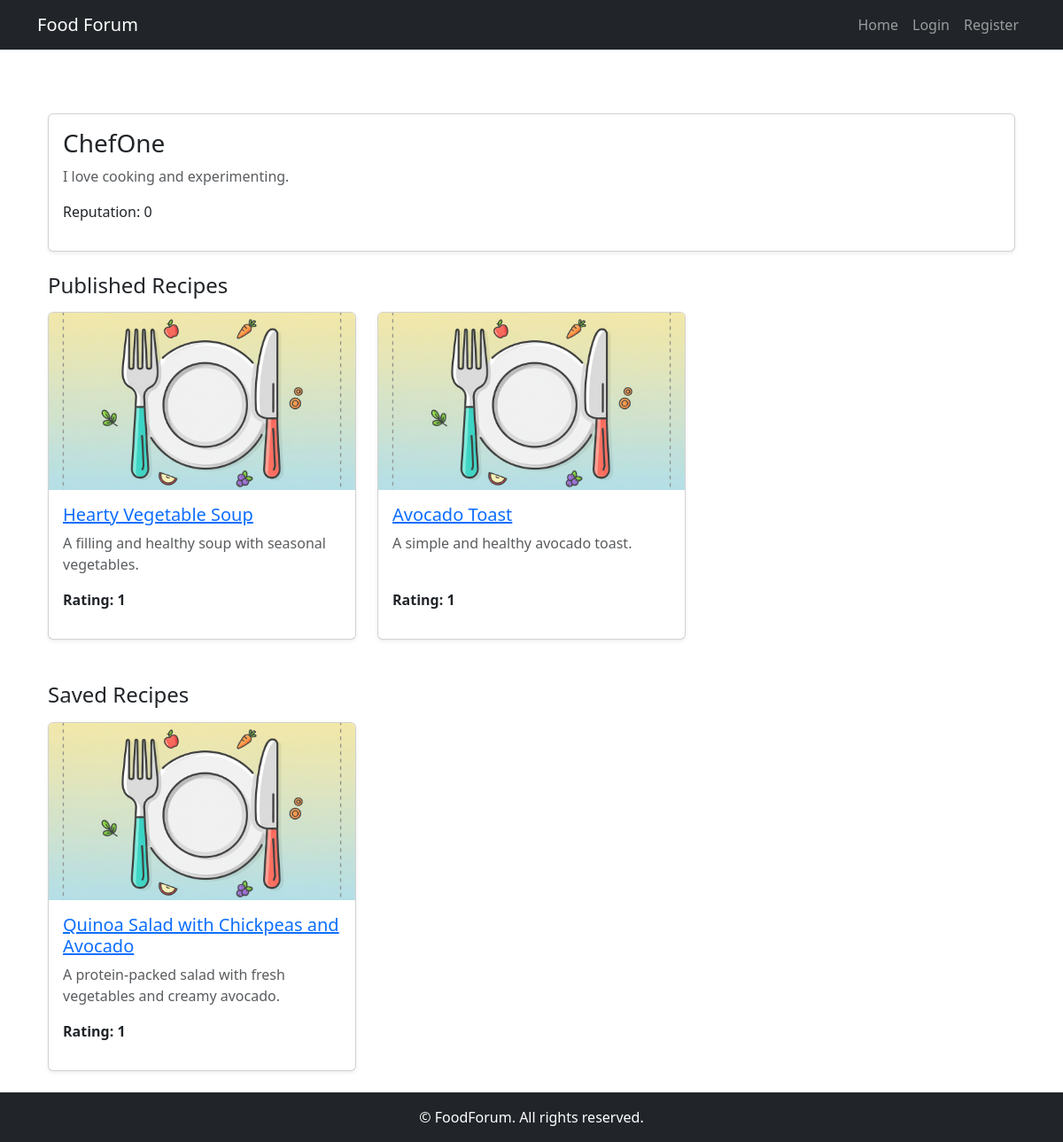
/forum/profile/user1/, run on the app's committed database.
### forum/models.py (models this page shows, shortened)
class FoodForumUser(AbstractUser):
    nickname = models.CharField(
        max_length=30,
        unique=True,
        validators=[MinLengthValidator(2)],
    )
    bio = models.TextField(
        blank=True,
    )
    avatar = models.ImageField(
        upload_to="avatars/",
        blank=True,
        null=True,
        help_text="Profile picture"
    )
    reputation = models.PositiveIntegerField(default=0)
    is_active_contributor = models.BooleanField(default=True)
    groups = models.ManyToManyField(
        "auth.Group",
        related_name="foodforum_users",
        blank=True,
        help_text="The groups this user belongs to."
    )
    user_permissions = models.ManyToManyField(
        "auth.Permission",
        related_name="foodforum_users_permissions",
        blank=True,
        help_text="Specific permissions for this user."
    )
    class Meta:
        verbose_name = "FoodForum User"
        verbose_name_plural = "FoodForum Users"

class TimeTracker(models.Model):
    created_at = models.DateTimeField(auto_now_add=True)
    updated_at = models.DateTimeField(auto_now=True)
    class Meta:
        abstract = True

class Recipe(TimeTracker):
    author = models.ForeignKey("forum.FoodForumUser", on_delete=models.CASCADE, related_name="recipes")
    title = models.CharField(max_length=255, db_index=True)
    description = models.TextField(blank=True)
    recipe_text = models.TextField()
    image = models.ImageField(
        upload_to="recipes/", blank=True, null=True,
    )
    time_minutes = models.PositiveIntegerField(default=0)
    servings = models.PositiveIntegerField(default=1)
    is_published = models.BooleanField(default=True)
    class Meta:
        ordering = ["-created_at"]
        indexes = [
            models.Index(fields=["title"]),
        ]
    def rating(self) -> int:
        total_score = self.reactions.aggregate(total=Sum("value"))["total"] or 0
        return int(total_score)

class SavedRecipe(models.Model):
    user = models.ForeignKey(settings.AUTH_USER_MODEL, on_delete=models.CASCADE, related_name="saved_recipes")
    recipe = models.ForeignKey("Recipe", on_delete=models.CASCADE, related_name="saved_by")
    saved_at = models.DateTimeField(auto_now_add=True)
    class Meta:
        unique_together = ("user", "recipe")
        ordering = ["-saved_at"]

### forum/views.py (the view)
# urls.py: path('profile/<str:username>/', UserProfileView.as_view(), name='user-profile'),
class UserProfileView(DetailView):
    model = FoodForumUser
    template_name = "forum/user_profile.html"
    context_object_name = "profile_user"
    def get_object(self):
        return get_object_or_404(FoodForumUser, username=self.kwargs['username'])
    def get_context_data(self, **kwargs):
        context = super().get_context_data(**kwargs)
        context['user_recipes'] = Recipe.objects.filter(author=self.get_object(), is_published=True)
        context['saved_recipes'] = self.get_object().saved_recipes.all()
        return context

### templates/forum/user_profile.html
{% extends "base.html" %}
{% load static %}
{% block content %}
<div class="container mt-5">
    <div class="card mb-4 shadow-sm p-3 d-flex flex-row align-items-center">
        <div>
            <h3>{{ profile_user.nickname }}</h3>
            <p class="text-muted">{{ profile_user.bio|default:"No bio yet." }}</p>
            <p>Reputation: {{ profile_user.reputation }}</p>
        </div>
    </div>
    <h4 class="mb-3">Published Recipes</h4>
    {% if user_recipes %}
    <div class="row row-cols-1 row-cols-md-3 g-4">
        {% for recipe in user_recipes %}
        <div class="col">
            <div class="card h-100 shadow-sm">
                {% if recipe.image %}
                    <img src="{{ recipe.image.url }}" class="card-img-top" style="height:200px; object-fit:cover;" alt="{{ recipe.title }}">
                {% else %}
                    <img src="{% static 'images/default_recipe.jpg' %}" class="card-img-top" style="height:200px; object-fit:cover;" alt="Default Image">
                {% endif %}
                <div class="card-body d-flex flex-column">
                    <h5 class="card-title">
                        <a href="{% url 'forum:recipe-detail' recipe.pk %}">{{ recipe.title }}</a>
                    </h5>
                    <p class="card-text text-muted">{{ recipe.description|truncatewords:20 }}</p>
                    <p class="mt-auto fw-bold">Rating: {{ recipe.rating }}</p>
                </div>
            </div>
        </div>
        {% endfor %}
    </div>
    {% else %}
        <p class="text-muted">No published recipes yet.</p>
    {% endif %}
    <h4 class="mt-5 mb-3">Saved Recipes</h4>
    {% if saved_recipes %}
    <div class="row row-cols-1 row-cols-md-3 g-4">
        {% for saved in saved_recipes %}
        <div class="col">
            <div class="card h-100 shadow-sm">
                {% if saved.recipe.image %}
                    <img src="{{ saved.recipe.image.url }}" class="card-img-top" style="height:200px; object-fit:cover;" alt="{{ saved.recipe.title }}">
                {% else %}
                    <img src="{% static 'images/default_recipe.jpg' %}" class="card-img-top" style="height:200px; object-fit:cover;" alt="Default Image">
                {% endif %}
                <div class="card-body d-flex flex-column">
                    <h5 class="card-title">
                        <a href="{% url 'forum:recipe-detail' saved.recipe.pk %}">{{ saved.recipe.title }}</a>
                    </h5>
                    <p class="card-text text-muted">{{ saved.recipe.description|truncatewords:20 }}</p>
                    <p class="mt-auto fw-bold">Rating: {{ saved.recipe.rating }}</p>
                </div>
            </div>
        </div>
        {% endfor %}
    </div>
    {% else %}
        <p class="text-muted">No saved recipes yet.</p>
    {% endif %}
</div>
{% endblock %}

### data on the page
FoodForumUser: nickname "ChefOne", bio "I love cooking and experimenting.", reputation "0"
Recipe: title "Hearty Vegetable Soup", description "A filling and healthy soup with seasonal vegetables.", rating "1"
Recipe: title "Avocado Toast", description "A simple and healthy avocado toast.", rating "1"
SavedRecipe: recipe "Quinoa Salad with Chickpeas and Avocado", recipe.description "A protein-packed salad with fresh vegetables and creamy avocado.", recipe.rating "1"
